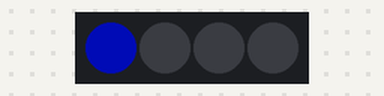
Simulated run of this sketch. Board: Arduino Uno, built with avr-gcc and run on an emulated ATmega328P. Shown: 4 RGB LEDs in strip order, left to right. Dim RGB values are drawn brighter than linear.

Above: at 0.5 s.
At 7.4 s:
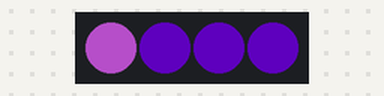
At 12.5 s:
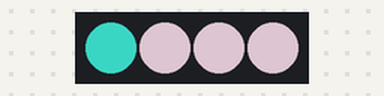
At 15.5 s:
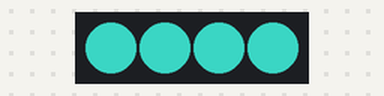
At 17.5 s:
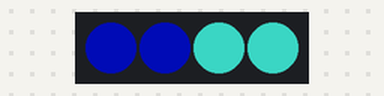
At 19.5 s:
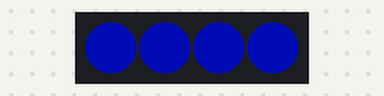
Timing chart, 0 to 20.8 s (numbered marks = the images above):
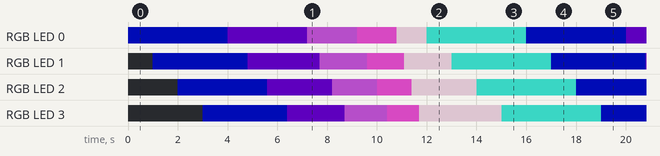

The sketch:

Expmt1_GalaxyColourCycle.ino
```cpp
// A basic everyday NeoPixel strip test program.

// Modified Jan 2020 Doug Whitton - any comments I have added start with DW -

// NEOPIXEL BEST PRACTICES for most reliable operation:
// - Add 1000 uF CAPACITOR between NeoPixel strip's + and - connections.
// - MINIMIZE WIRING LENGTH between microcontroller board and first pixel.
// - NeoPixel strip's DATA-IN should pass through a 300-500 OHM RESISTOR.
// - AVOID connecting NeoPixels on a LIVE CIRCUIT. If you must, ALWAYS
//   connect GROUND (-) first, then +, then data.
// - When using a 3.3V microcontroller with a 5V-powered NeoPixel strip,
//   a LOGIC-LEVEL CONVERTER on the data line is STRONGLY RECOMMENDED.
// (Skipping these may work OK on your workbench but can fail in the field)

#include <Adafruit_NeoPixel.h>


// Which pin on the Arduino is connected to the NeoPixels?
// On a Trinket or Gemma we suggest changing this to 1:
#define LED_PIN    6

// How many NeoPixels are attached to the Arduino?
#define LED_COUNT 4


//DW - this is a constructor, a number of parameters that are p assed to an object when it is instantiated
// DW strip is the variable created for the new object
// Declare our NeoPixel strip object:
Adafruit_NeoPixel strip(LED_COUNT, LED_PIN, NEO_GRB);
// Argument 1 = Number of pixels in NeoPixel strip
// Argument 2 = Arduino pin number (most are valid)
// Argument 3 = Pixel type flags, add together as needed:
//   NEO_KHZ800  800 KHz bitstream (most NeoPixel products w/WS2812 LEDs)
//   NEO_KHZ400  400 KHz (classic 'v1' (not v2) FLORA pixels, WS2811 drivers)
//   NEO_GRB     Pixels are wired for GRB bitstream (most NeoPixel products)
//   NEO_RGB     Pixels are wired for RGB bitstream (v1 FLORA pixels, not v2)
//   NEO_RGBW    Pixels are wired for RGBW bitstream (NeoPixel RGBW products)


// setup() function -- runs once at startup --------------------------------

void setup() {


  // DW - Neopixel is an adafruit RGB that comes in many types of form factor, this code is generic, it can be used for multiple RGB lights or a single light
  strip.begin();           // INITIALIZE NeoPixel strip object (REQUIRED)
  strip.show();            // Turn OFF all pixels ASAP
  strip.setBrightness(150); // Set BRIGHTNESS to about 1/5 (max = 255)
}


// loop() function -- runs repeatedly as long as board is on ---------------

void loop() {
  // Fill along the length of the strip in various colors...
  colorWipe(strip.Color(0,7,111), 1000); //
  colorWipe(strip.Color(68,0,139), 800); //
  colorWipe(strip.Color(159,69,176), 500); //
  colorWipe(strip.Color(229,78,208), 400); //
  colorWipe(strip.Color(255,228,242), 300); //
  colorWipe(strip.Color(62,227,208), 1000); //

}
/*

}


// Some functions of our own for creating animated effects -----------------

// Fill strip pixels one after another with a color. Strip is NOT cleared
// first; anything there will be covered pixel by pixel. Pass in color
// (as a single 'packed' 32-bit value, which you can get by calling
// strip.Color(red, green, blue) as shown in the loop() function above),
// and a delay time (in milliseconds) between pixels.
*/
// there are 2 parameters in the colorWipe method, 1 is the color, 2 is the delay time
void colorWipe(uint32_t color, int wait) {
  for(int i=0; i<strip.numPixels(); i++) { // For each pixel in strip...
    strip.setPixelColor(i, color);         //  Set pixel's color (in RAM)
    strip.show();                          //  Update strip to match
    delay(wait);                           //  Pause for a moment
  }
}
```

Measured:
- by itself, RGB LED 0: repeats every 16.0 s: RGB(40, 0, 81) 3.2 s, RGB(93, 40, 103) 2.0 s, RGB(135, 46, 122) 1.6 s, RGB(150, 134, 142) 1.2 s, RGB(36, 133, 122) 4.0 s, RGB(0, 4, 65) 4.0 s
- by itself, RGB LED 1: repeats every 16.0 s: RGB(40, 0, 81) 2.9 s, RGB(93, 40, 103) 1.9 s, RGB(135, 46, 122) 1.5 s, RGB(150, 134, 142) 1.9 s, RGB(36, 133, 122) 4.0 s, RGB(0, 4, 65) 3.8 s
